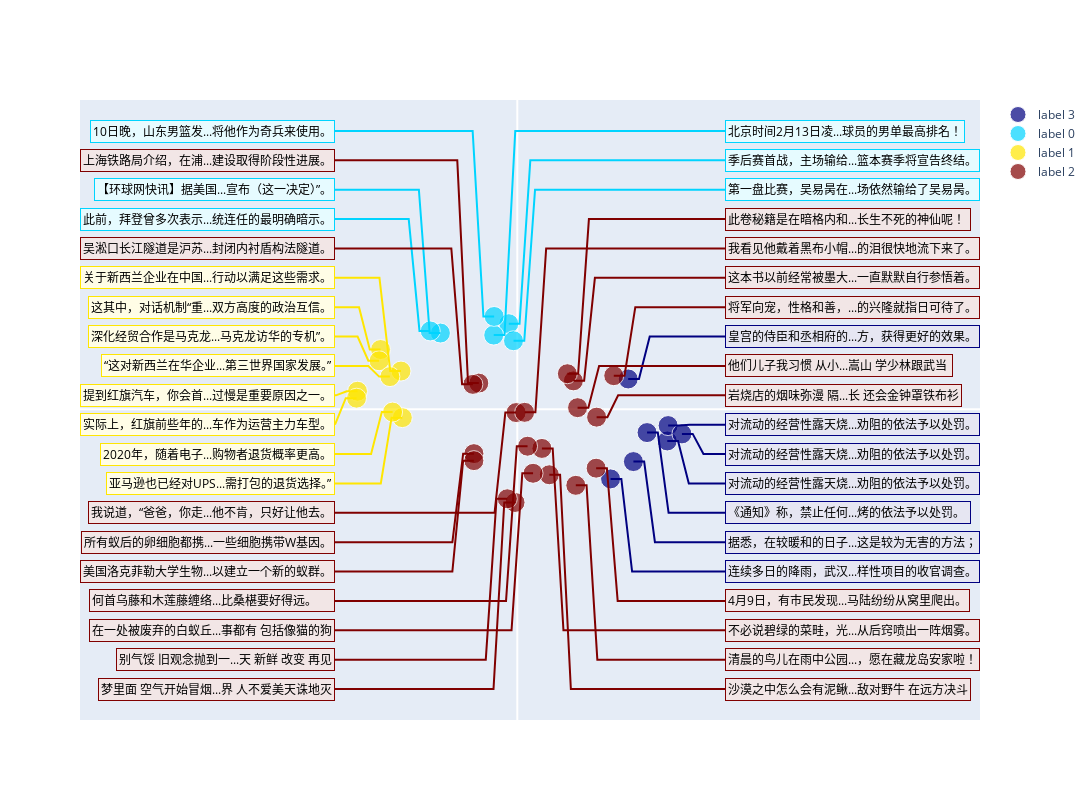

Here is the notebook cell this chart was saved with:
### Code cell
from lib.tsne import TSNE_Plot

merged_list = text_left + text_right
merged_embed = torch.cat((embeddings_left, embeddings_right), dim=0)

# if the data have no labels, you can use the following code to cluster the data
tsne_plot = TSNE_Plot(merged_list, merged_embed, n_clusters = 4)
tsne_plot.tsne_plot(n_sentence=40)

### Figure 1 — Plotly figure (JSON) as saved in the notebook; plotly's stock layout.template omitted (floating-point values rounded to 4 significant figures)
{"data": [{"legendgroup": "lines", "marker": {"color": "#000080", "size": [20, 20, 20, 20, 20, 20, 20]}, "mode": "markers", "name": "label 3", "showlegend": true, "type": "scatter", "x": [6.028, 4.333, 6.967, 5.151, 7.006, 5.393, 7.648], "y": [-1.834, -5.471, -2.491, 2.376, -1.284, -4.112, -1.938]}, {"legendgroup": "lines", "marker": {"color": "#00d4ff", "size": [20, 20, 20, 20, 20, 20]}, "mode": "markers", "name": "label 0", "showlegend": true, "type": "scatter", "x": [-3.572, -0.3958, -1.095, -4.044, -1.074, -0.1761], "y": [5.982, 6.715, 5.821, 6.147, 7.283, 5.378]}, {"legendgroup": "lines", "marker": {"color": "#ffe600", "size": [20, 20, 20, 20, 20, 20, 20, 20]}, "mode": "markers", "name": "label 1", "showlegend": true, "type": "scatter", "x": [-6.352, -5.403, -7.423, -5.341, -6.419, -5.918, -7.468, -5.793], "y": [4.687, 2.996, 1.413, -0.6611, 3.804, 2.561, 0.8657, -0.2223]}, {"legendgroup": "lines", "marker": {"color": "#800000", "size": [20, 20, 20, 20, 20, 20, 20, 20, 20, 20, 20, 20, 20, 20, 20, 20, 20, 20, 20]}, "mode": "markers", "name": "label 2", "showlegend": true, "type": "scatter", "x": [-1.788, -2.015, 3.662, 3.684, 1.488, -0.105, 1.144, -0.05522, 2.605, 2.717, -2.064, -2.016, 2.8, 0.7326, -0.4647, 4.481, 0.4765, 0.3407, 2.326], "y": [2.049, -3.487, -4.63, -0.623, -5.148, -7.324, -3.079, -0.2628, 2.226, -5.976, 1.952, -4.037, 0.1224, -5.033, -7.034, 2.633, -2.906, -0.2443, 2.787]}, {"legendgroup": "lines", "line": {"color": "#000080"}, "mode": "lines", "showlegend": false, "type": "scatter", "x": [9.648, 7.028, 6.528, 6.028], "y": [-8.133, -8.133, -1.834, -1.834]}, {"legendgroup": "lines", "line": {"color": "#000080"}, "mode": "lines", "showlegend": false, "type": "scatter", "x": [9.648, 5.333, 4.833, 4.333], "y": [-12.75, -12.75, -5.471, -5.471]}, {"legendgroup": "lines", "line": {"color": "#00d4ff"}, "mode": "lines", "showlegend": false, "type": "scatter", "x": [-8.468, -4.572, -4.072, -3.572], "y": [17.24, 17.24, 5.982, 5.982]}, {"legendgroup": "lines", "line": {"color": "#ffe600"}, "mode": "lines", "showlegend": false, "type": "scatter", "x": [-8.468, -7.352, -6.852, -6.352], "y": [8.011, 8.011, 4.687, 4.687]}, {"legendgroup": "lines", "line": {"color": "#ffe600"}, "mode": "lines", "showlegend": false, "type": "scatter", "x": [-8.468, -6.403, -5.903, -5.403], "y": [10.32, 10.32, 2.996, 2.996]}, {"legendgroup": "lines", "line": {"color": "#800000"}, "mode": "lines", "showlegend": false, "type": "scatter", "x": [-8.468, -2.788, -2.288, -1.788], "y": [19.54, 19.54, 2.049, 2.049]}, {"legendgroup": "lines", "line": {"color": "#00d4ff"}, "mode": "lines", "showlegend": false, "type": "scatter", "x": [9.648, 0.6042, 0.1042, -0.3958], "y": [19.54, 19.54, 6.715, 6.715]}, {"legendgroup": "lines", "line": {"color": "#00d4ff"}, "mode": "lines", "showlegend": false, "type": "scatter", "x": [9.648, -0.09467, -0.5947, -1.095], "y": [21.85, 21.85, 5.821, 5.821]}, {"legendgroup": "lines", "line": {"color": "#800000"}, "mode": "lines", "showlegend": false, "type": "scatter", "x": [-8.468, -3.015, -2.515, -2.015], "y": [-10.44, -10.44, -3.487, -3.487]}, {"legendgroup": "lines", "line": {"color": "#800000"}, "mode": "lines", "showlegend": false, "type": "scatter", "x": [9.648, 4.662, 4.162, 3.662], "y": [-15.05, -15.05, -4.63, -4.63]}, {"legendgroup": "lines", "line": {"color": "#000080"}, "mode": "lines", "showlegend": false, "type": "scatter", "x": [9.648, 7.967, 7.467, 6.967], "y": [-5.827, -5.827, -2.491, -2.491]}, {"legendgroup": "lines", "line": {"color": "#ffe600"}, "mode": "lines", "showlegend": false, "type": "scatter", "x": [-8.468, -8.423, -7.923, -7.423], "y": [1.092, 1.092, 1.413, 1.413]}, {"legendgroup": "lines", "line": {"color": "#ffe600"}, "mode": "lines", "showlegend": false, "type": "scatter", "x": [-8.468, -6.341, -5.841, -5.341], "y": [-5.827, -5.827, -0.6611, -0.6611]}, {"legendgroup": "lines", "line": {"color": "#800000"}, "mode": "lines", "showlegend": false, "type": "scatter", "x": [9.648, 4.684, 4.184, 3.684], "y": [1.092, 1.092, -0.623, -0.623]}, {"legendgroup": "lines", "line": {"color": "#800000"}, "mode": "lines", "showlegend": false, "type": "scatter", "x": [9.648, 2.488, 1.988, 1.488], "y": [-21.97, -21.97, -5.148, -5.148]}, {"legendgroup": "lines", "line": {"color": "#800000"}, "mode": "lines", "showlegend": false, "type": "scatter", "x": [-8.468, -1.105, -0.605, -0.105], "y": [-21.97, -21.97, -7.324, -7.324]}, {"legendgroup": "lines", "line": {"color": "#000080"}, "mode": "lines", "showlegend": false, "type": "scatter", "x": [9.648, 6.151, 5.651, 5.151], "y": [5.704, 5.704, 2.376, 2.376]}, {"legendgroup": "lines", "line": {"color": "#800000"}, "mode": "lines", "showlegend": false, "type": "scatter", "x": [9.648, 2.144, 1.644, 1.144], "y": [-17.36, -17.36, -3.079, -3.079]}, {"legendgroup": "lines", "line": {"color": "#800000"}, "mode": "lines", "showlegend": false, "type": "scatter", "x": [-8.468, -1.055, -0.5552, -0.05522], "y": [-8.133, -8.133, -0.2628, -0.2628]}, {"legendgroup": "lines", "line": {"color": "#800000"}, "mode": "lines", "showlegend": false, "type": "scatter", "x": [9.648, 3.605, 3.105, 2.605], "y": [10.32, 10.32, 2.226, 2.226]}, {"legendgroup": "lines", "line": {"color": "#000080"}, "mode": "lines", "showlegend": false, "type": "scatter", "x": [9.648, 8.006, 7.506, 7.006], "y": [-1.215, -1.215, -1.284, -1.284]}, {"legendgroup": "lines", "line": {"color": "#800000"}, "mode": "lines", "showlegend": false, "type": "scatter", "x": [9.648, 3.717, 3.217, 2.717], "y": [-19.66, -19.66, -5.976, -5.976]}, {"legendgroup": "lines", "line": {"color": "#00d4ff"}, "mode": "lines", "showlegend": false, "type": "scatter", "x": [-8.468, -5.044, -4.544, -4.044], "y": [14.93, 14.93, 6.147, 6.147]}, {"legendgroup": "lines", "line": {"color": "#ffe600"}, "mode": "lines", "showlegend": false, "type": "scatter", "x": [-8.468, -7.419, -6.919, -6.419], "y": [5.704, 5.704, 3.804, 3.804]}, {"legendgroup": "lines", "line": {"color": "#ffe600"}, "mode": "lines", "showlegend": false, "type": "scatter", "x": [-8.468, -6.918, -6.418, -5.918], "y": [3.398, 3.398, 2.561, 2.561]}, {"legendgroup": "lines", "line": {"color": "#800000"}, "mode": "lines", "showlegend": false, "type": "scatter", "x": [-8.468, -3.064, -2.564, -2.064], "y": [12.62, 12.62, 1.952, 1.952]}, {"legendgroup": "lines", "line": {"color": "#00d4ff"}, "mode": "lines", "showlegend": false, "type": "scatter", "x": [-8.468, -2.074, -1.574, -1.074], "y": [21.85, 21.85, 7.283, 7.283]}, {"legendgroup": "lines", "line": {"color": "#00d4ff"}, "mode": "lines", "showlegend": false, "type": "scatter", "x": [9.648, 0.8239, 0.3239, -0.1761], "y": [17.24, 17.24, 5.378, 5.378]}, {"legendgroup": "lines", "line": {"color": "#800000"}, "mode": "lines", "showlegend": false, "type": "scatter", "x": [-8.468, -3.016, -2.516, -2.016], "y": [-12.75, -12.75, -4.037, -4.037]}, {"legendgroup": "lines", "line": {"color": "#000080"}, "mode": "lines", "showlegend": false, "type": "scatter", "x": [9.648, 6.393, 5.893, 5.393], "y": [-10.44, -10.44, -4.112, -4.112]}, {"legendgroup": "lines", "line": {"color": "#000080"}, "mode": "lines", "showlegend": false, "type": "scatter", "x": [9.648, 8.648, 8.148, 7.648], "y": [-3.521, -3.521, -1.938, -1.938]}, {"legendgroup": "lines", "line": {"color": "#ffe600"}, "mode": "lines", "showlegend": false, "type": "scatter", "x": [-8.468, -8.468, -7.968, -7.468], "y": [-1.215, -1.215, 0.8657, 0.8657]}, {"legendgroup": "lines", "line": {"color": "#ffe600"}, "mode": "lines", "showlegend": false, "type": "scatter", "x": [-8.468, -6.793, -6.293, -5.793], "y": [-3.521, -3.521, -0.2223, -0.2223]}, {"legendgroup": "lines", "line": {"color": "#800000"}, "mode": "lines", "showlegend": false, "type": "scatter", "x": [9.648, 3.8, 3.3, 2.8], "y": [3.398, 3.398, 0.1224, 0.1224]}, {"legendgroup": "lines", "line": {"color": "#800000"}, "mode": "lines", "showlegend": false, "type": "scatter", "x": [-8.468, -0.2674, 0.2326, 0.7326], "y": [-17.36, -17.36, -5.033, -5.033]}, {"legendgroup": "lines", "line": {"color": "#800000"}, "mode": "lines", "showlegend": false, "type": "scatter", "x": [-8.468, -1.465, -0.9647, -0.4647], "y": [-19.66, -19.66, -7.034, -7.034]}, {"legendgroup": "lines", "line": {"color": "#800000"}, "mode": "lines", "showlegend": false, "type": "scatter", "x": [9.648, 5.481, 4.981, 4.481], "y": [8.011, 8.011, 2.633, 2.633]}, {"legendgroup": "lines", "line": {"color": "#800000"}, "mode": "lines", "showlegend": false, "type": "scatter", "x": [-8.468, -0.5235, -0.0235, 0.4765], "y": [-15.05, -15.05, -2.906, -2.906]}, {"legendgroup": "lines", "line": {"color": "#800000"}, "mode": "lines", "showlegend": false, "type": "scatter", "x": [9.648, 1.341, 0.8407, 0.3407], "y": [12.62, 12.62, -0.2443, -0.2443]}, {"legendgroup": "lines", "line": {"color": "#800000"}, "mode": "lines", "showlegend": false, "type": "scatter", "x": [9.648, 3.326, 2.826, 2.326], "y": [14.93, 14.93, 2.787, 2.787]}], "layout": {"annotations": [{"bgcolor": "#e6e6f2", "bordercolor": "#000080", "borderpad": 2, "font": {"color": "black"}, "showarrow": false, "text": "《通知》称，禁止任何...烤的依法予以处罚。\n", "x": 9.648, "xanchor": "left", "xref": "x", "y": -8.133, "yanchor": "middle", "yref": "y"}, {"bgcolor": "#e6e6f2", "bordercolor": "#000080", "borderpad": 2, "font": {"color": "black"}, "showarrow": false, "text": "连续多日的降雨，武汉...样性项目的收官调查。", "x": 9.648, "xanchor": "left", "xref": "x", "y": -12.75, "yanchor": "middle", "yref": "y"}, {"bgcolor": "#e6fbff", "bordercolor": "#00d4ff", "borderpad": 2, "font": {"color": "black"}, "showarrow": false, "text": "【环球网快讯】据美国...宣布（这一决定）”。", "x": -8.468, "xanchor": "right", "xref": "x", "y": 17.24, "yanchor": "middle", "yref": "y"}, {"bgcolor": "#fffde6", "bordercolor": "#ffe600", "borderpad": 2, "font": {"color": "black"}, "showarrow": false, "text": "这其中，对话机制“重...双方高度的政治互信。", "x": -8.468, "xanchor": "right", "xref": "x", "y": 8.011, "yanchor": "middle", "yref": "y"}, {"bgcolor": "#fffde6", "bordercolor": "#ffe600", "borderpad": 2, "font": {"color": "black"}, "showarrow": false, "text": "关于新西兰企业在中国...行动以满足这些需求。", "x": -8.468, "xanchor": "right", "xref": "x", "y": 10.32, "yanchor": "middle", "yref": "y"}, {"bgcolor": "#f2e6e6", "bordercolor": "#800000", "borderpad": 2, "font": {"color": "black"}, "showarrow": false, "text": "上海铁路局介绍，在浦...建设取得阶段性进展。", "x": -8.468, "xanchor": "right", "xref": "x", "y": 19.54, "yanchor": "middle", "yref": "y"}, {"bgcolor": "#e6fbff", "bordercolor": "#00d4ff", "borderpad": 2, "font": {"color": "black"}, "showarrow": false, "text": "季后赛首战，主场输给...篮本赛季将宣告终结。", "x": 9.648, "xanchor": "left", "xref": "x", "y": 19.54, "yanchor": "middle", "yref": "y"}, {"bgcolor": "#e6fbff", "bordercolor": "#00d4ff", "borderpad": 2, "font": {"color": "black"}, "showarrow": false, "text": "北京时间2月13日凌...球员的男单最高排名！", "x": 9.648, "xanchor": "left", "xref": "x", "y": 21.85, "yanchor": "middle", "yref": "y"}, {"bgcolor": "#f2e6e6", "bordercolor": "#800000", "borderpad": 2, "font": {"color": "black"}, "showarrow": false, "text": "所有蚁后的卵细胞都携...一些细胞携带W基因。", "x": -8.468, "xanchor": "right", "xref": "x", "y": -10.44, "yanchor": "middle", "yref": "y"}, {"bgcolor": "#f2e6e6", "bordercolor": "#800000", "borderpad": 2, "font": {"color": "black"}, "showarrow": false, "text": "4月9日，有市民发现...马陆纷纷从窝里爬出。", "x": 9.648, "xanchor": "left", "xref": "x", "y": -15.05, "yanchor": "middle", "yref": "y"}, {"bgcolor": "#e6e6f2", "bordercolor": "#000080", "borderpad": 2, "font": {"color": "black"}, "showarrow": false, "text": "对流动的经营性露天烧...劝阻的依法予以处罚。", "x": 9.648, "xanchor": "left", "xref": "x", "y": -5.827, "yanchor": "middle", "yref": "y"}, {"bgcolor": "#fffde6", "bordercolor": "#ffe600", "borderpad": 2, "font": {"color": "black"}, "showarrow": false, "text": "提到红旗汽车，你会首...过慢是重要原因之一。", "x": -8.468, "xanchor": "right", "xref": "x", "y": 1.092, "yanchor": "middle", "yref": "y"}, {"bgcolor": "#fffde6", "bordercolor": "#ffe600", "borderpad": 2, "font": {"color": "black"}, "showarrow": false, "text": "亚马逊也已经对UPS...需打包的退货选择。”", "x": -8.468, "xanchor": "right", "xref": "x", "y": -5.827, "yanchor": "middle", "yref": "y"}, {"bgcolor": "#f2e6e6", "bordercolor": "#800000", "borderpad": 2, "font": {"color": "black"}, "showarrow": false, "text": "岩烧店的烟味弥漫 隔...长 还会金钟罩铁布衫", "x": 9.648, "xanchor": "left", "xref": "x", "y": 1.092, "yanchor": "middle", "yref": "y"}, {"bgcolor": "#f2e6e6", "bordercolor": "#800000", "borderpad": 2, "font": {"color": "black"}, "showarrow": false, "text": "沙漠之中怎么会有泥鳅...敌对野牛 在远方决斗", "x": 9.648, "xanchor": "left", "xref": "x", "y": -21.97, "yanchor": "middle", "yref": "y"}, {"bgcolor": "#f2e6e6", "bordercolor": "#800000", "borderpad": 2, "font": {"color": "black"}, "showarrow": false, "text": "梦里面 空气开始冒烟...界 人不爱美天诛地灭", "x": -8.468, "xanchor": "right", "xref": "x", "y": -21.97, "yanchor": "middle", "yref": "y"}, {"bgcolor": "#e6e6f2", "bordercolor": "#000080", "borderpad": 2, "font": {"color": "black"}, "showarrow": false, "text": "皇宫的侍臣和丞相府的...方，获得更好的效果。", "x": 9.648, "xanchor": "left", "xref": "x", "y": 5.704, "yanchor": "middle", "yref": "y"}, {"bgcolor": "#f2e6e6", "bordercolor": "#800000", "borderpad": 2, "font": {"color": "black"}, "showarrow": false, "text": "不必说碧绿的菜畦，光...从后窍喷出一阵烟雾。", "x": 9.648, "xanchor": "left", "xref": "x", "y": -17.36, "yanchor": "middle", "yref": "y"}, {"bgcolor": "#f2e6e6", "bordercolor": "#800000", "borderpad": 2, "font": {"color": "black"}, "showarrow": false, "text": "我说道，“爸爸，你走...他不肯，只好让他去。", "x": -8.468, "xanchor": "right", "xref": "x", "y": -8.133, "yanchor": "middle", "yref": "y"}, {"bgcolor": "#f2e6e6", "bordercolor": "#800000", "borderpad": 2, "font": {"color": "black"}, "showarrow": false, "text": "这本书以前经常被墨大...一直默默自行参悟着。", "x": 9.648, "xanchor": "left", "xref": "x", "y": 10.32, "yanchor": "middle", "yref": "y"}, {"bgcolor": "#e6e6f2", "bordercolor": "#000080", "borderpad": 2, "font": {"color": "black"}, "showarrow": false, "text": "对流动的经营性露天烧...劝阻的依法予以处罚。", "x": 9.648, "xanchor": "left", "xref": "x", "y": -1.215, "yanchor": "middle", "yref": "y"}, {"bgcolor": "#f2e6e6", "bordercolor": "#800000", "borderpad": 2, "font": {"color": "black"}, "showarrow": false, "text": "清晨的鸟儿在雨中公园...，愿在藏龙岛安家啦！", "x": 9.648, "xanchor": "left", "xref": "x", "y": -19.66, "yanchor": "middle", "yref": "y"}, {"bgcolor": "#e6fbff", "bordercolor": "#00d4ff", "borderpad": 2, "font": {"color": "black"}, "showarrow": false, "text": "此前，拜登曾多次表示...统连任的最明确暗示。", "x": -8.468, "xanchor": "right", "xref": "x", "y": 14.93, "yanchor": "middle", "yref": "y"}, {"bgcolor": "#fffde6", "bordercolor": "#ffe600", "borderpad": 2, "font": {"color": "black"}, "showarrow": false, "text": "深化经贸合作是马克龙...马克龙访华的专机”。", "x": -8.468, "xanchor": "right", "xref": "x", "y": 5.704, "yanchor": "middle", "yref": "y"}, {"bgcolor": "#fffde6", "bordercolor": "#ffe600", "borderpad": 2, "font": {"color": "black"}, "showarrow": false, "text": "“这对新西兰在华企业...第三世界国家发展。”", "x": -8.468, "xanchor": "right", "xref": "x", "y": 3.398, "yanchor": "middle", "yref": "y"}, {"bgcolor": "#f2e6e6", "bordercolor": "#800000", "borderpad": 2, "font": {"color": "black"}, "showarrow": false, "text": "吴淞口长江隧道是沪苏...封闭内衬盾构法隧道。", "x": -8.468, "xanchor": "right", "xref": "x", "y": 12.62, "yanchor": "middle", "yref": "y"}, {"bgcolor": "#e6fbff", "bordercolor": "#00d4ff", "borderpad": 2, "font": {"color": "black"}, "showarrow": false, "text": "10日晚，山东男篮发...将他作为奇兵来使用。", "x": -8.468, "xanchor": "right", "xref": "x", "y": 21.85, "yanchor": "middle", "yref": "y"}, {"bgcolor": "#e6fbff", "bordercolor": "#00d4ff", "borderpad": 2, "font": {"color": "black"}, "showarrow": false, "text": "第一盘比赛，吴易昺在...场依然输给了吴易昺。", "x": 9.648, "xanchor": "left", "xref": "x", "y": 17.24, "yanchor": "middle", "yref": "y"}, {"bgcolor": "#f2e6e6", "bordercolor": "#800000", "borderpad": 2, "font": {"color": "black"}, "showarrow": false, "text": "美国洛克菲勒大学生物...以建立一个新的蚁群。", "x": -8.468, "xanchor": "right", "xref": "x", "y": -12.75, "yanchor": "middle", "yref": "y"}, {"bgcolor": "#e6e6f2", "bordercolor": "#000080", "borderpad": 2, "font": {"color": "black"}, "showarrow": false, "text": "据悉，在较暖和的日子...这是较为无害的方法；", "x": 9.648, "xanchor": "left", "xref": "x", "y": -10.44, "yanchor": "middle", "yref": "y"}, {"bgcolor": "#e6e6f2", "bordercolor": "#000080", "borderpad": 2, "font": {"color": "black"}, "showarrow": false, "text": "对流动的经营性露天烧...劝阻的依法予以处罚。", "x": 9.648, "xanchor": "left", "xref": "x", "y": -3.521, "yanchor": "middle", "yref": "y"}, {"bgcolor": "#fffde6", "bordercolor": "#ffe600", "borderpad": 2, "font": {"color": "black"}, "showarrow": false, "text": "实际上，红旗前些年的...车作为运营主力车型。", "x": -8.468, "xanchor": "right", "xref": "x", "y": -1.215, "yanchor": "middle", "yref": "y"}, {"bgcolor": "#fffde6", "bordercolor": "#ffe600", "borderpad": 2, "font": {"color": "black"}, "showarrow": false, "text": "2020年，随着电子...购物者退货概率更高。", "x": -8.468, "xanchor": "right", "xref": "x", "y": -3.521, "yanchor": "middle", "yref": "y"}, {"bgcolor": "#f2e6e6", "bordercolor": "#800000", "borderpad": 2, "font": {"color": "black"}, "showarrow": false, "text": "他们儿子我习惯 从小...嵩山 学少林跟武当 ", "x": 9.648, "xanchor": "left", "xref": "x", "y": 3.398, "yanchor": "middle", "yref": "y"}, {"bgcolor": "#f2e6e6", "bordercolor": "#800000", "borderpad": 2, "font": {"color": "black"}, "showarrow": false, "text": "在一处被废弃的白蚁丘...事都有 包括像猫的狗", "x": -8.468, "xanchor": "right", "xref": "x", "y": -17.36, "yanchor": "middle", "yref": "y"}, {"bgcolor": "#f2e6e6", "bordercolor": "#800000", "borderpad": 2, "font": {"color": "black"}, "showarrow": false, "text": "别气馁 旧观念抛到一...天 新鲜 改变 再见", "x": -8.468, "xanchor": "right", "xref": "x", "y": -19.66, "yanchor": "middle", "yref": "y"}, {"bgcolor": "#f2e6e6", "bordercolor": "#800000", "borderpad": 2, "font": {"color": "black"}, "showarrow": false, "text": "将军向宠，性格和善，...的兴隆就指日可待了。", "x": 9.648, "xanchor": "left", "xref": "x", "y": 8.011, "yanchor": "middle", "yref": "y"}, {"bgcolor": "#f2e6e6", "bordercolor": "#800000", "borderpad": 2, "font": {"color": "black"}, "showarrow": false, "text": "何首乌藤和木莲藤缠络...比桑椹要好得远。 　", "x": -8.468, "xanchor": "right", "xref": "x", "y": -15.05, "yanchor": "middle", "yref": "y"}, {"bgcolor": "#f2e6e6", "bordercolor": "#800000", "borderpad": 2, "font": {"color": "black"}, "showarrow": false, "text": "我看见他戴着黑布小帽...的泪很快地流下来了。", "x": 9.648, "xanchor": "left", "xref": "x", "y": 12.62, "yanchor": "middle", "yref": "y"}, {"bgcolor": "#f2e6e6", "bordercolor": "#800000", "borderpad": 2, "font": {"color": "black"}, "showarrow": false, "text": "此卷秘籍是在暗格内和...长生不死的神仙呢！\n", "x": 9.648, "xanchor": "left", "xref": "x", "y": 14.93, "yanchor": "middle", "yref": "y"}], "autosize": false, "height": 800, "width": 1500, "xaxis": {"tickvals": []}, "yaxis": {"tickvals": []}}}
